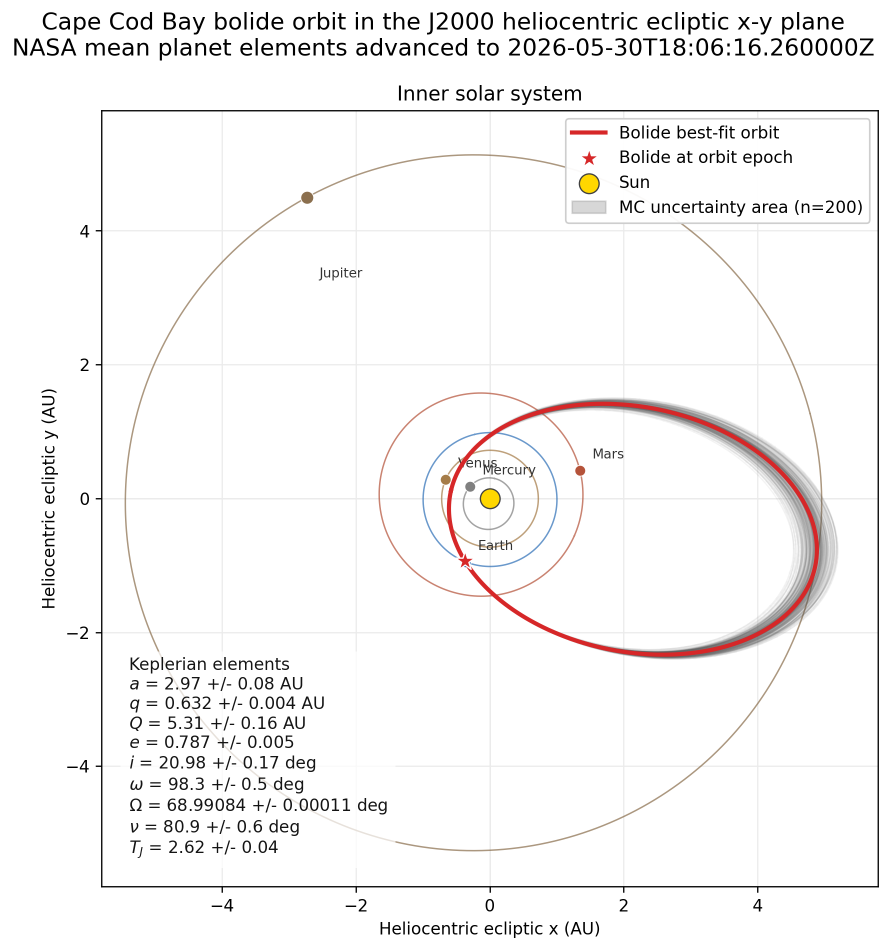
#> input picture reports/figures/orbit_xy_bolide.png, 1779 x 1900 px (shown at 1/2 size)
$ python overlay_meteorite_orbits_on_figure.py --base reports/figures/orbit_xy_bolide.png
#> lines starting #> are read from the running program, lines starting #| are printed output that depends on the picture
### plot_orbit_xy.py
#!/usr/bin/env python3
"""Plot the Cape Cod Bay bolide orbit in the heliocentric ecliptic x-y plane."""

from __future__ import annotations

import argparse
import csv
import math
import re
from pathlib import Path

import h5py
import matplotlib.pyplot as plt
import numpy as np
import pyorb
from astropy.time import Time

AU = 1.495978707e11
DEFAULT_ORBIT = Path("products/orbit_determination/best_fit_orbit.h5")
DEFAULT_SAMPLES = Path("products/orbit_determination/best_fit_orbit.h5")
DEFAULT_OUT = Path("reports/figures/orbit_xy_bolide.png")
DEFAULT_MACROS = Path("reports/orbit_analysis_macros.tex")
DEFAULT_NEA_MATCHES = Path("products/orbit_determination/nea_jopek_matches.csv")
DEFAULT_METEORITE_ORBITS = Path("reports/meteorite_orbits_info_orbits.csv")

J2000 = Time("2000-01-01T12:00:00", scale="tdb")

# NASA/JPL approximate planetary mean orbits, J2000, with centennial rates.
# a is AU, angles are degrees, angular rates are arcseconds/Julian century.
PLANETS = {
    "Mercury": {"a": 0.38709893, "e": 0.20563069, "i": 7.00487, "Omega": 48.33167, "varpi": 77.45645, "L": 252.25084, "da": 0.00000066, "de": 0.00002527, "di": -23.51, "dOmega": -446.30, "dvarpi": 573.57, "dL": 538101628.29},
    "Venus": {"a": 0.72333199, "e": 0.00677323, "i": 3.39471, "Omega": 76.68069, "varpi": 131.53298, "L": 181.97973, "da": 0.00000092, "de": -0.00004938, "di": -2.86, "dOmega": -996.89, "dvarpi": -108.80, "dL": 210664136.06},
    "Earth": {"a": 1.00000011, "e": 0.01671022, "i": 0.00005, "Omega": -11.26064, "varpi": 102.94719, "L": 100.46435, "da": -0.00000005, "de": -0.00003804, "di": -46.94, "dOmega": -18228.25, "dvarpi": 1198.28, "dL": 129597740.63},
    "Mars": {"a": 1.52366231, "e": 0.09341233, "i": 1.85061, "Omega": 49.57854, "varpi": 336.04084, "L": 355.45332, "da": -0.00007221, "de": 0.00011902, "di": -25.47, "dOmega": -1020.19, "dvarpi": 1560.78, "dL": 68905103.78},
    "Jupiter": {"a": 5.20336301, "e": 0.04839266, "i": 1.30530, "Omega": 100.55615, "varpi": 14.75385, "L": 34.40438, "da": 0.00060737, "de": -0.00012880, "di": -4.15, "dOmega": 1217.17, "dvarpi": 839.93, "dL": 10925078.35},
    "Saturn": {"a": 9.53707032, "e": 0.05415060, "i": 2.48446, "Omega": 113.71504, "varpi": 92.43194, "L": 49.94432, "da": -0.00301530, "de": -0.00036762, "di": 6.11, "dOmega": -1591.05, "dvarpi": -1948.89, "dL": 4401052.95},
    "Uranus": {"a": 19.19126393, "e": 0.04716771, "i": 0.76986, "Omega": 74.22988, "varpi": 170.96424, "L": 313.23218, "da": 0.00152025, "de": -0.00019150, "di": -2.09, "dOmega": -1681.40, "dvarpi": 1312.56, "dL": 1542547.79},
    "Neptune": {"a": 30.06896348, "e": 0.00858587, "i": 1.76917, "Omega": 131.72169, "varpi": 44.97135, "L": 304.88003, "da": -0.00125196, "de": 0.00002510, "di": -3.64, "dOmega": -151.25, "dvarpi": -844.43, "dL": 786449.21},
    "Pluto": {"a": 39.48168677, "e": 0.24880766, "i": 17.14175, "Omega": 110.30347, "varpi": 224.06676, "L": 238.92881, "da": -0.00076912, "de": 0.00006465, "di": 11.07, "dOmega": -37.33, "dvarpi": -132.25, "dL": 522747.90},
}

PLANET_COLORS = {
    "Mercury": "0.50",
    "Venus": "#a57c48",
    "Earth": "#2f70b7",
    "Mars": "#b5533a",
    "Jupiter": "#8b6f4e",
    "Saturn": "#b59b64",
    "Uranus": "#54a6b5",
    "Neptune": "#3d5fa8",
    "Pluto": "0.45",
}


def kepler_to_xy(kepler: np.ndarray, n_points: int = 720) -> tuple[np.ndarray, np.ndarray]:
    """Return x/y orbit points in AU for one pyorb Kepler vector."""
    kep = np.array(kepler, dtype=float).copy()
    kep[5] = 0.0
    anomalies = np.linspace(0.0, 360.0, n_points, endpoint=True)
    orb = pyorb.Orbit(M0=pyorb.M_sol, degrees=True, type="true", num=n_points)
    values = np.tile(kep[:, None], (1, n_points))
    values[5, :] = anomalies
    orb.kepler = values
    cart = orb.cartesian
    return cart[0] / AU, cart[1] / AU


# [256 lines left out: functions true_anomaly_from_mean, mpc_packed_epoch_to_time, planet_kepler, circular_mean_deg, angular_std_deg, decimals_for_sigma and 10 more, not called in this run]


def read_meteorite_fall_orbits(path: Path) -> list[np.ndarray]:
    """Read complete published meteorite-fall orbits from the local catalog snapshot."""
    if not path.exists():
        return []
    orbits: list[np.ndarray] = []
    with path.open("r", encoding="utf-8", newline="") as fh:
        for row in csv.DictReader(fh):
            try:
                a_au = float(row["a_au"])
                e = float(row["e"])
                inc = float(row["i_deg"])
                argp = float(row["arg_peri_deg"])
                raan = float(row["node_deg"])
            except (KeyError, TypeError, ValueError):
                continue
            if not (a_au > 0.0 and 0.0 <= e < 1.0):
                continue
            values = np.array([a_au * AU, e, inc, argp, raan, 0.0], dtype=float)
            if np.all(np.isfinite(values)):
                orbits.append(values)
    return orbits


# [190 lines left out: functions draw_orbits, style_axis, add_kepler_inset, plot, parse_args, not called in this run]


# [2 lines that do not run on import are left out]

### overlay_meteorite_orbits_on_figure.py
#!/usr/bin/env python3
"""Replace the closest-NEA overlay with known meteorite-fall tracks.

This helper preserves a published fit-specific raster when its Monte Carlo HDF5
product is unavailable locally. The axes bounds and pixel rectangle must match
the source figure; the defaults describe the committed v0.3.1 Figure 6 raster.
"""

from __future__ import annotations

import argparse
import io
from pathlib import Path

import matplotlib.pyplot as plt
import numpy as np
from PIL import Image
from scipy import ndimage

from plot_orbit_xy import kepler_to_xy, read_meteorite_fall_orbits


DEFAULT_CATALOG = Path("reports/meteorite_orbits_info_orbits.csv")
DEFAULT_OUT = Path("reports/figures/orbit_xy_bolide.png")


def data_to_pixels(
    x: np.ndarray,
    y: np.ndarray,
    axes_pixels: tuple[float, float, float, float],
    limits: tuple[float, float],
) -> tuple[np.ndarray, np.ndarray]:
    left, top, right, bottom = axes_pixels
    lo, hi = limits
    px = left + (x - lo) * (right - left) / (hi - lo)
    py = bottom - (y - lo) * (bottom - top) / (hi - lo)
    return px, py


def remove_closest_nea(base: Image.Image) -> Image.Image:
    """Remove the green closest-NEA curve, marker, and two legend entries."""
    rgb = np.asarray(base.convert("RGB")).copy()
    red = rgb[..., 0].astype(float)
    green = rgb[..., 1].astype(float)
    blue = rgb[..., 2].astype(float)
    mask = (green > 70) & (green > 1.08 * red) & (green > 1.02 * blue)
#> mask: shape (1900, 1779) bool; every value is 0
    mask = ndimage.binary_dilation(mask, iterations=6)
    _distance, indices = ndimage.distance_transform_edt(mask, return_indices=True)
#> _distance: shape (1900, 1779) float64; every value is 0
    rgb[mask] = rgb[tuple(axis[mask] for axis in indices)]

    # The original legend is opaque white.  Clear the two former NEA rows so
    # that a meteorite-fall key can be drawn in their place.
    rgb[70:205, 760:1668] = 255
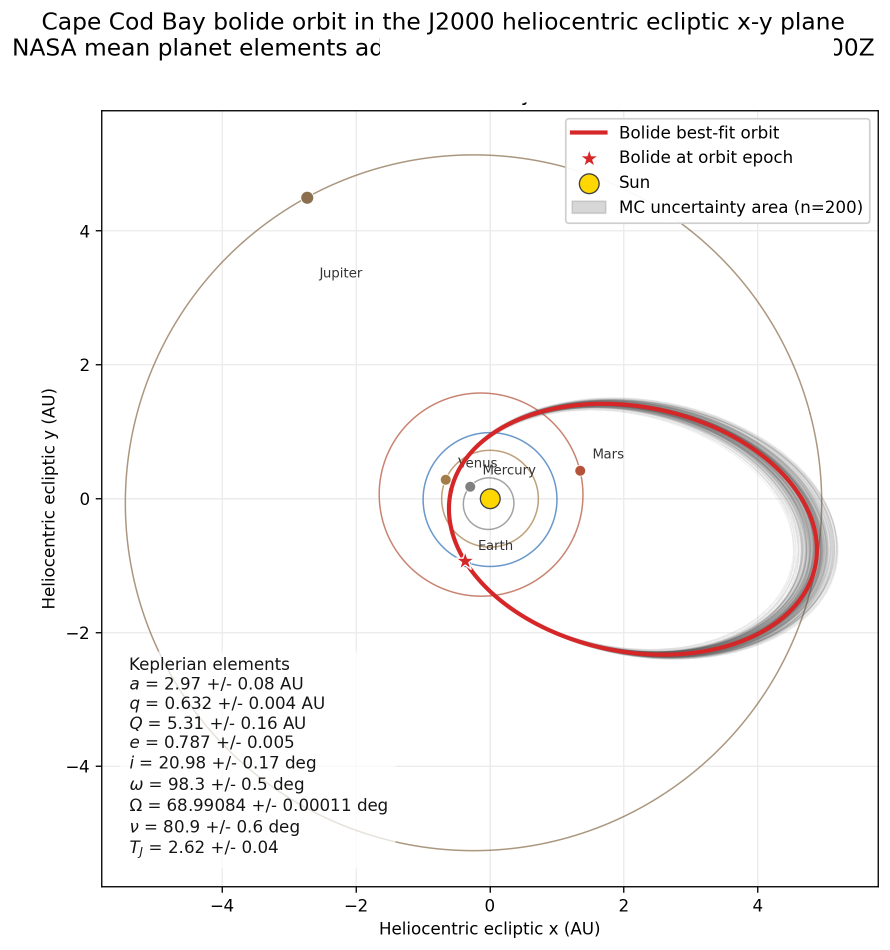
#> rgb: shape (1900, 1779, 3) (shown at 1/2 size); mean R, G, B 247.1, 246.1, 245.9
    return Image.fromarray(rgb).convert("RGBA")


def overlay(args: argparse.Namespace) -> int:
    base = remove_closest_nea(Image.open(args.base))
    width, height = base.size
#> width = 1779; height = 1900
    tracks = read_meteorite_fall_orbits(args.catalog)
#> (reads reports/meteorite_orbits_info_orbits.csv from the repository)
    if not tracks:
        raise RuntimeError(f"No complete meteorite-fall orbits found in {args.catalog}")

    fig = plt.figure(figsize=(width / args.dpi, height / args.dpi), dpi=args.dpi)
    fig.patch.set_alpha(0.0)
    ax = fig.add_axes([0.0, 0.0, 1.0, 1.0])
    ax.patch.set_alpha(0.0)
    ax.set_xlim(0.0, width)
    ax.set_ylim(height, 0.0)
    ax.axis("off")
    for kep in tracks:
        x, y = kepler_to_xy(kep, n_points=720)
        px, py = data_to_pixels(x, y, tuple(args.axes_pixels), tuple(args.limits))
        ax.plot(px, py, color="#3f6f8a", alpha=0.34, lw=0.95, solid_capstyle="round")
    ax.plot(
        [810, 875],
        [105, 105],
        color="#3f6f8a",
        alpha=0.95,
        lw=3.0,
        solid_capstyle="round",
    )
    ax.text(
        905,
        112,
        f"Known meteorite falls ({len(tracks)})",
        color="black",
        fontsize=35,
        ha="left",
        va="center",
    )
    buffer = io.BytesIO()
    fig.savefig(buffer, format="png", dpi=args.dpi, transparent=True, pad_inches=0)
    buffer.seek(0)
    rendered = np.asarray(Image.open(buffer).convert("RGBA")).copy()
    plt.close(fig)
    overlay_rgba = np.zeros((height, width, 4), dtype=np.uint8)
    copy_height = min(height, rendered.shape[0])
    copy_width = min(width, rendered.shape[1])
    overlay_rgba[:copy_height, :copy_width] = rendered[:copy_height, :copy_width]

    # Keep the Keplerian-element inset intact.  Meteorite tracks and their
    # legend key are allowed in the published legend region.
    yy, xx = np.mgrid[:height, :width]
    inset_x_fade = np.clip((xx - 700.0) / 200.0, 0.0, 1.0)
    inset_y_fade = np.clip((1150.0 - yy) / 200.0, 0.0, 1.0)
    inset_keep = np.maximum(inset_x_fade, inset_y_fade)
    overlay_rgba[..., 3] = np.rint(overlay_rgba[..., 3] * inset_keep).astype(np.uint8)

    composed = Image.alpha_composite(base, Image.fromarray(overlay_rgba))
    args.out.parent.mkdir(parents=True, exist_ok=True)
    composed.convert("RGB").save(args.out, dpi=(240, 240))
    print(f"Wrote {args.out} with {len(tracks)} complete meteorite-fall tracks")
    return len(tracks)


def parse_args() -> argparse.Namespace:
    parser = argparse.ArgumentParser(description=__doc__)
    parser.add_argument("--base", type=Path, required=True, help="Unmodified fit-specific orbit-XY raster.")
    parser.add_argument("--catalog", type=Path, default=DEFAULT_CATALOG)
    parser.add_argument("--out", type=Path, default=DEFAULT_OUT)
    parser.add_argument("--axes-pixels", type=float, nargs=4, default=(177.0, 40.0, 1906.0, 1769.0))
    parser.add_argument("--limits", type=float, nargs=2, default=(-8.0, 8.0))
    parser.add_argument("--dpi", type=float, default=100.0)
    return parser.parse_args()


if __name__ == "__main__":
    overlay(parse_args())
#> (the call stopped at in kepler_to_xy, `orb = pyorb.Orbit(M0=pyorb.M_sol, degrees=True, type="true", num=n_poi..`: pyorb is not available in this run)
